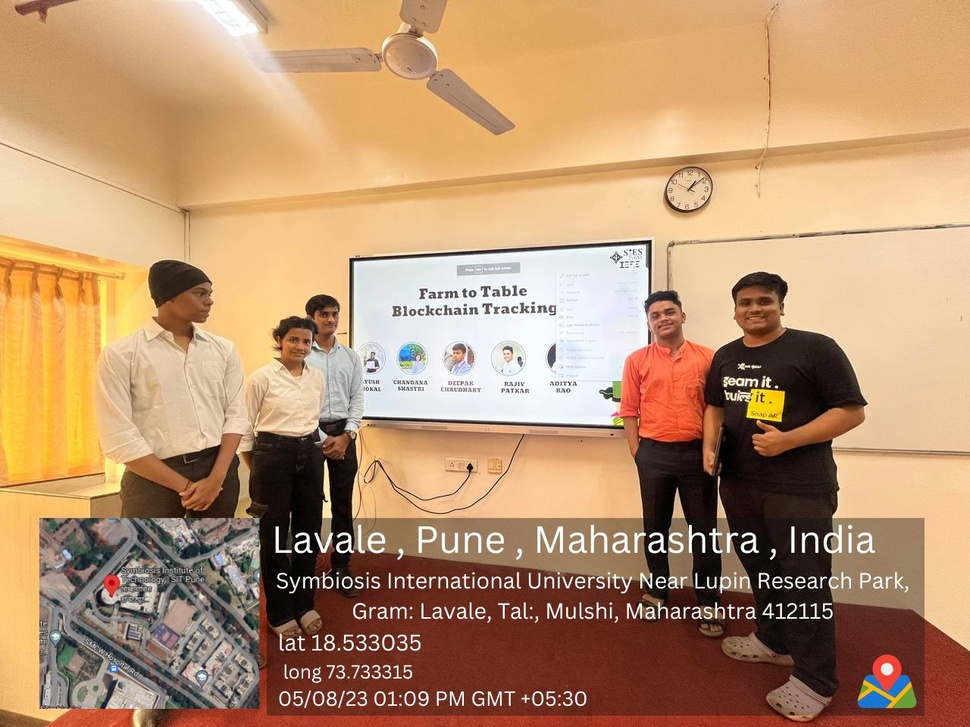
#> input picture pic1.jpg, 970 x 727 px, shrunk from 1280 x 960 before the run
$ python opencv.py
#> lines starting #> are read from the running program, lines starting #| are printed output that depends on the picture; after the words box and inside, x2 and y2 are one past the last pixel; in counts of white or black regions, pixels touching at a corner belong together
import cv2
import matplotlib
import pytesseract as tess
import pytesseract.pytesseract

tess.pytesseract.tesseract_cmd= 'c:\\users\\chand\\anaconda3\\lib\\site-packages'
image= cv2.imread("pic1.jpg")
#> image is the input picture: shape (727, 970, 3); mean B, G, R 111.7, 146.8, 185.6
gray = cv2.cvtColor(image, cv2.COLOR_BGR2GRAY)
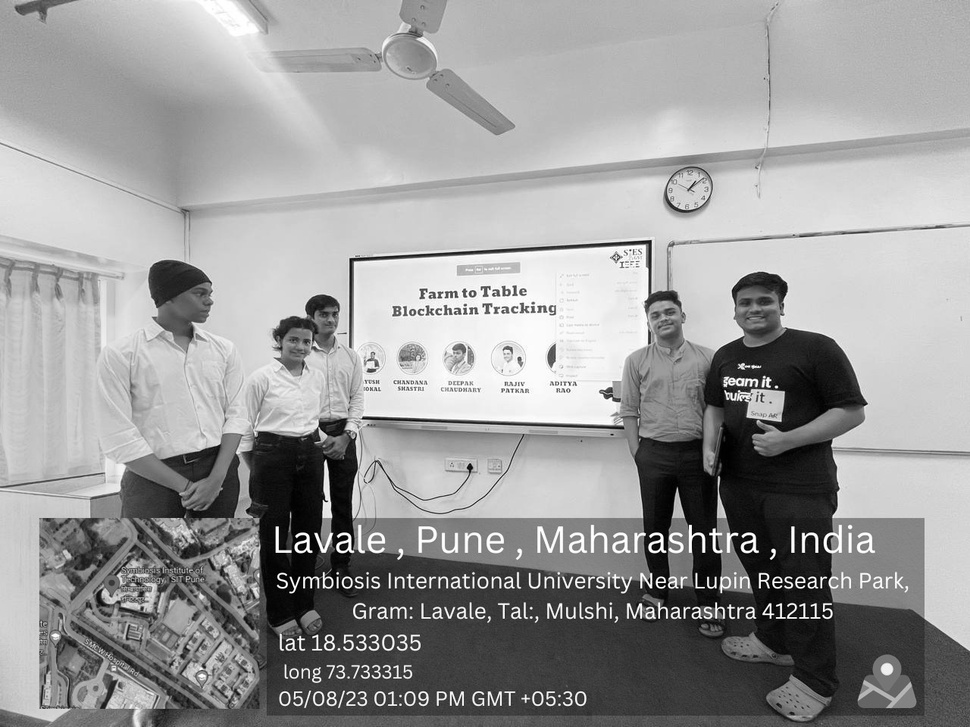
#> gray: shape (727, 970); min 0, max 255, mean 154.4
# [5 lines of commented-out code are left out]
ret, thresh = cv2.threshold(gray, 0, 255, cv2.THRESH_BINARY_INV+cv2.THRESH_OTSU)
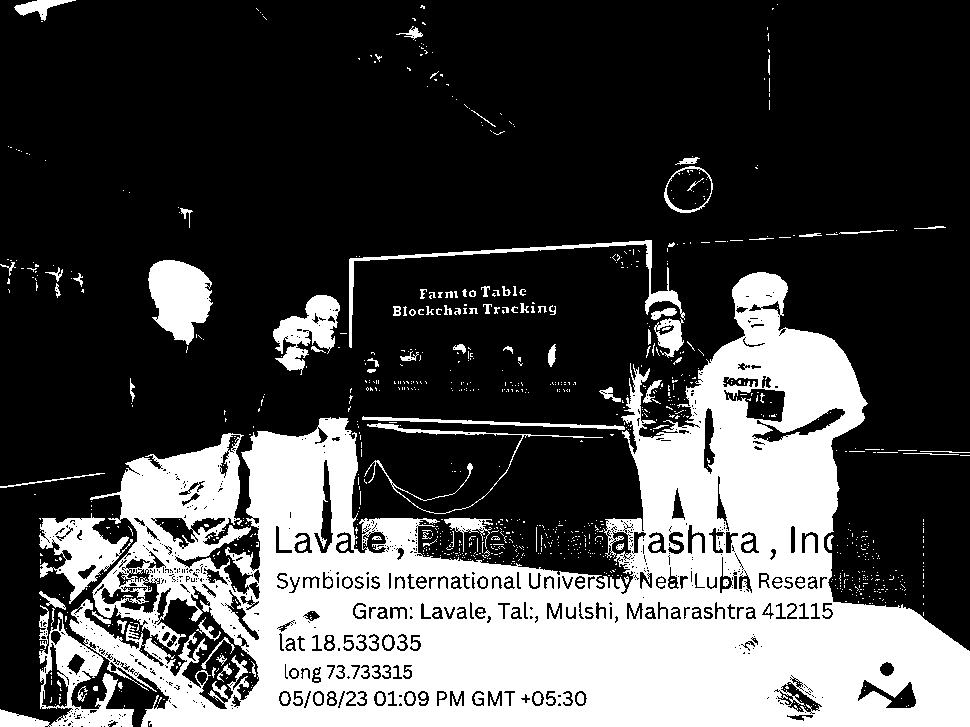
#> thresh: shape (727, 970); 29.1% white; 1022 white regions (902 under 20 px), largest, box (x1, y1, x2, y2) and area: (0, 272, 970, 727) 180682, (148, 260, 213, 345) 3756, (39, 513, 133, 604) 3516
#> ret = 126
# [16 lines of commented-out code are left out]
cv2.imshow("image", thresh)
# cv2.getStructuringElement(1,200,1)
#> (the run stopped early here; a loop or call above may not have finished)
